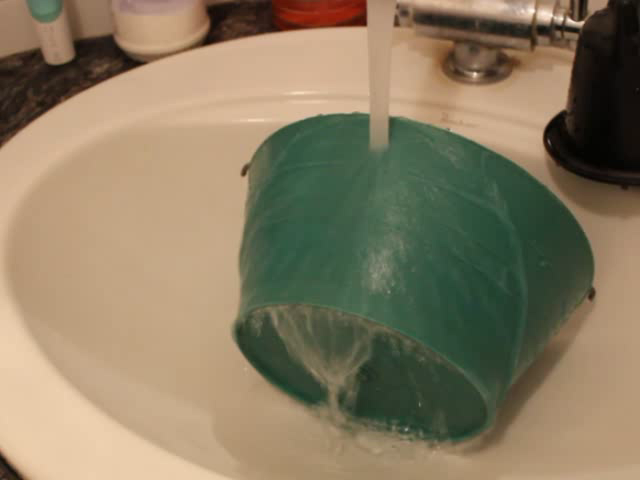
#> input picture frame 24 of Data/hand_held_stabilized.avi, 640 x 480 px, given in place of shaky.mp4, which was not available
$ jupyter execute 'Stabilize-DO NOT TOUCH!.ipynb'   (text cells are left out)
#> lines starting #> are read from the running program, lines starting #| are printed output that depends on the picture; pictures that were not available may be replaced by others from this repository, and a replacement may not be noted
[cell 1]
import numpy as np
import cv2
import os
from time import time
from tqdm import tqdm

[cell 2]
# Read input video
cap = cv2.VideoCapture('shaky.mp4')

[cell 3]
# Get frame count
n_frames = int(cap.get(cv2.CAP_PROP_FRAME_COUNT))

# Get fps
fps = int(cap.get(cv2.CAP_PROP_FPS))

# Get width and height of video stream
w = int(cap.get(cv2.CAP_PROP_FRAME_WIDTH))
h = int(cap.get(cv2.CAP_PROP_FRAME_HEIGHT))

[cell 4]
# Define the codec for output video
fourcc = cv2.VideoWriter_fourcc(*'XVID')

[cell 5]
SMOOTHING_RADIUS = 100 # TODO: Try different values

# Set up output video
out = cv2.VideoWriter('video_out_comb_{}.avi'.format(SMOOTHING_RADIUS), fourcc, fps, (2*w, h))

[cell 6]
# Read first frame
_, prev = cap.read()
#> prev is the input picture: shape (480, 640, 3); mean B, G, R 97.6, 123.5, 136.7

# Convert frame to grayscale
prev_gray = cv2.cvtColor(prev, cv2.COLOR_BGR2GRAY)
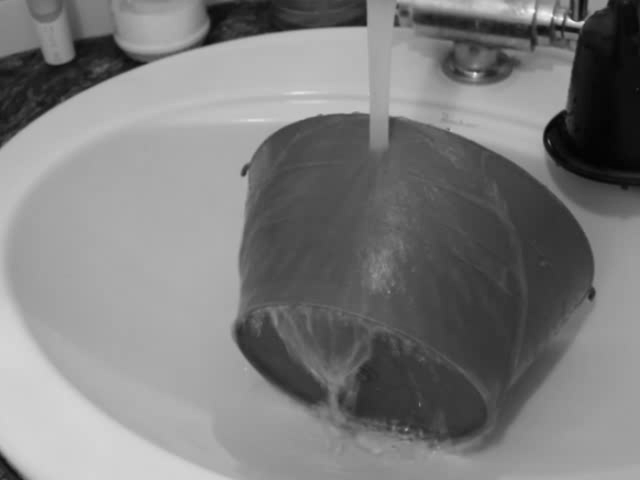
#> prev_gray: shape (480, 640); min 2, max 247, mean 124.5


$ run again, starting later in the video
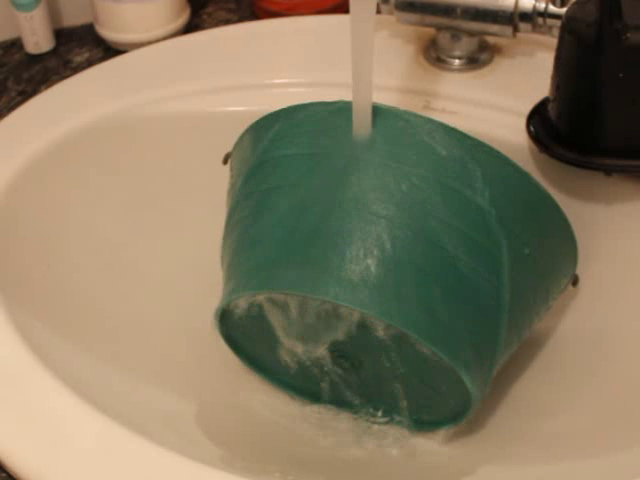
#> input picture frame 109 of Data/hand_held_stabilized.avi, 640 x 480 px, given in place of shaky.mp4, which was not available
#> prev is the input picture: shape (480, 640, 3); mean B, G, R 97.3, 123.5, 135.9

$ run again, starting later in the video
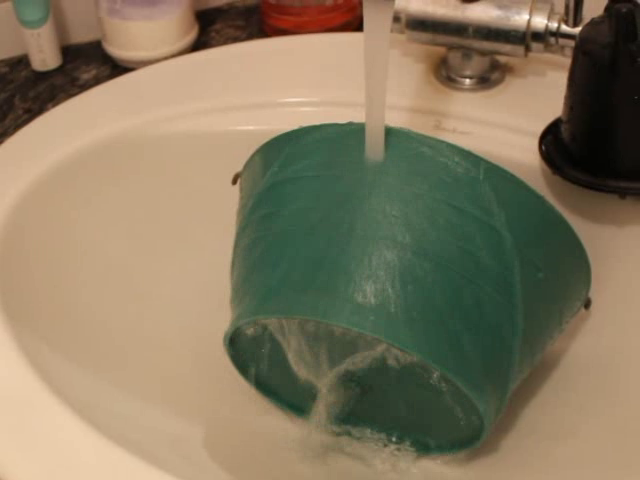
#> input picture frame 194 of Data/hand_held_stabilized.avi, 640 x 480 px, given in place of shaky.mp4, which was not available
#> prev is the input picture: shape (480, 640, 3); mean B, G, R 95.8, 121.4, 134.3
